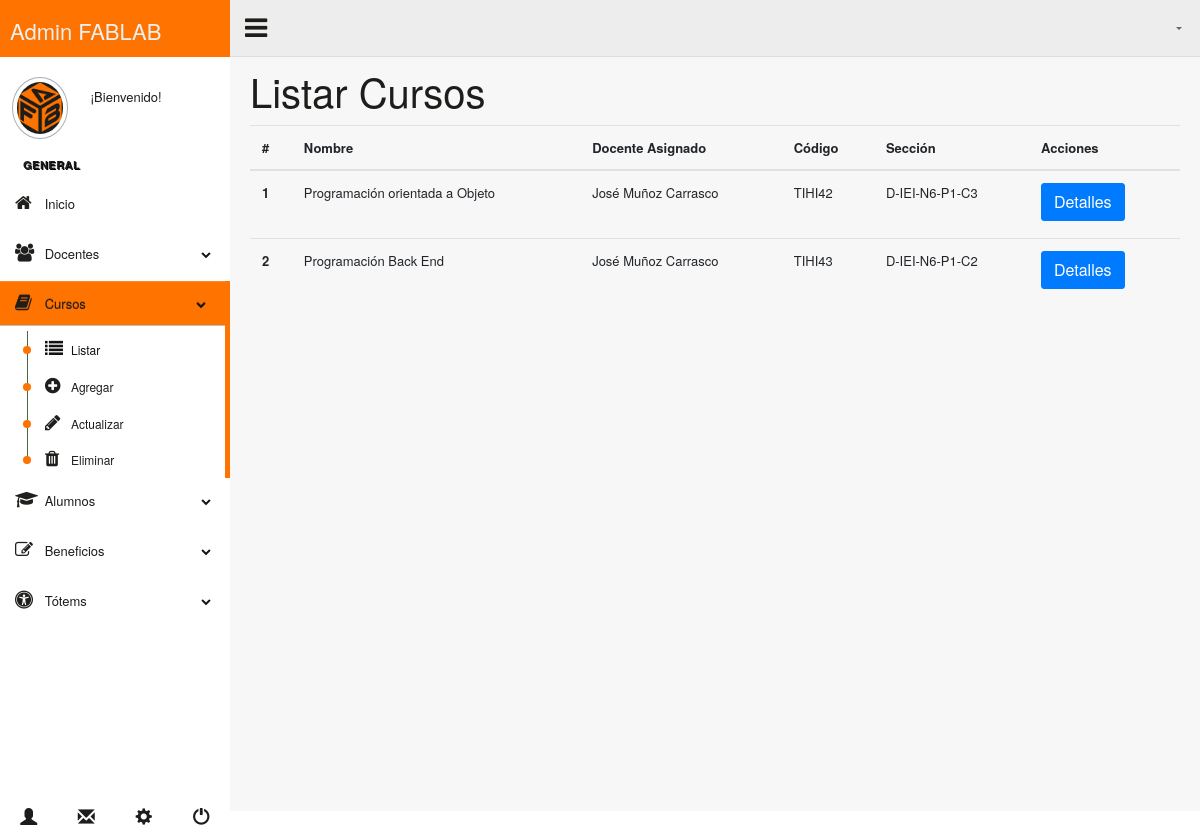
The page /listarCursos/ on the database its author committed.
### core/models.py (models this page shows, shortened)
class Curso(models.Model):
    codigo = models.CharField(primary_key=True, max_length=10)
    nombre = models.CharField(max_length=100)
    docente = models.ForeignKey(Docente, on_delete=models.CASCADE)
    codigosecc = models.CharField(max_length=20, unique=True)
    alumnos = models.ManyToManyField(Alumno, blank=True)

class Docente(models.Model):
    rut = models.CharField(primary_key=True, max_length=10)
    nombre = models.CharField(max_length=100)
    email = models.CharField(max_length=50)
    areaAcademica = models.CharField(max_length=100)

### core/views.py (the view)
# urls.py: path('listarCursos/', views.listarCursos,name="listarCursos"),
def listarCursos(request):
    cursos = Curso.objects.all()
    todos_los_alumnos = Alumno.objects.all()  # Asegura de obtener todos los alumnos
    return render(request, "core/crud_cursos/listar_c.html", {'cursos': cursos, 'todos_los_alumnos': todos_los_alumnos})

### core/templates/core/crud_cursos/listar_c.html (shortened to what this page needs)
{% extends '../index_master.html' %}
{% block content %}
<div class="right_col" role="main">
    <h1>Listar Cursos</h1>
    <div class="table-responsive">
        <table class="table table-hover border-warning">
            <thead>
                <tr>
                    <th scope="col">#</th>
                    <th scope="col">Nombre</th>
                    <th scope="col">Docente Asignado</th>
                    <th scope="col">Código</th>
                    <th scope="col">Sección</th>
                    <th scope="col">Acciones</th>
                </tr>
            </thead>
            <tbody>
                {% for c in cursos %}
                    <tr>
                        <th scope="row">{{ forloop.counter }}</th>
                        <td>{{ c.nombre }}</td>
                        <td>{{ c.docente.nombre }}</td>
                        <td>{{ c.codigo }}</td>
                        <td>{{ c.codigosecc }}</td>
                        <td>
                            <button type="button" class="btn btn-primary" data-toggle="modal" data-target="#myModal{{ c.codigo }}">
                                Detalles
                            </button>
                        </td>
                    </tr>
                {% endfor %}
            </tbody>
        </table>
    </div>
</div>
{% endblock %}

### rows shown on the page
Curso: nombre "Programación orientada a Objeto", docente.nombre "José Muñoz Carrasco", codigo "TIHI42", codigosecc "D-IEI-N6-P1-C3"
Curso: nombre "Programación Back End", docente.nombre "José Muñoz Carrasco", codigo "TIHI43", codigosecc "D-IEI-N6-P1-C2"
